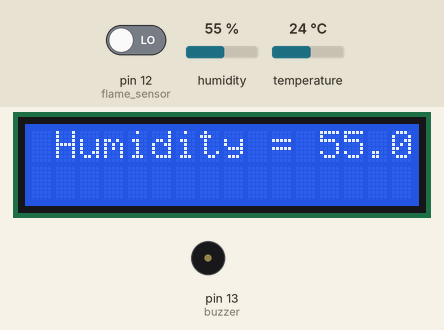
Recording of a sketch running on a simulated Arduino Mega 2560, built with avr-gcc and run on an emulated ATmega2560. Parts: 16×2 character LCD, buzzer (waves = sounding, pin HIGH). Inputs (shaded band) come from the test bench; at power-on: humidity 55 %, pin 12 (flame_sensor) LOW, temperature 24 °C. The RemoteXY app is connected.

Above: at 2.6 s.
2.7 s: humidity set to 22 %
At 5.3 s:
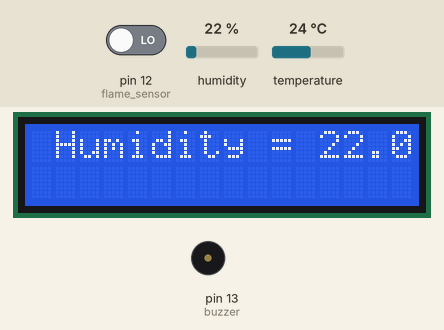
5.8 s: humidity set to 40 %
At 7.2 s:
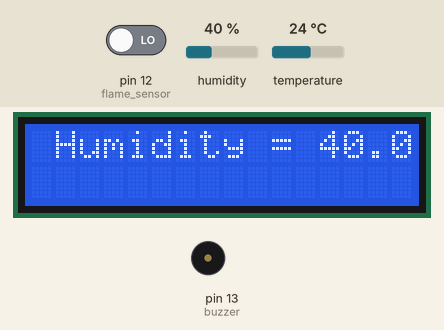
8.9 s: humidity set to 68 %
At 11.1 s:
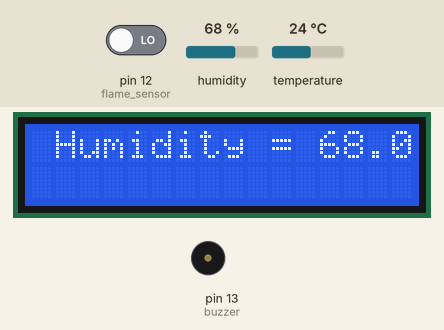
Timing chart, 0 to 12.6 s (numbered marks = the images above; inputs shaded):
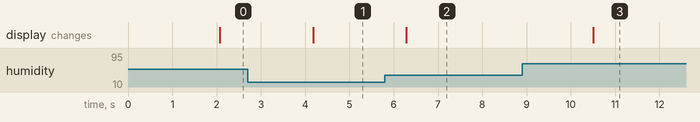

Measured:
- after the input at 2.7 s, the display: changes after 1.5 s (image 1)
- after the input at 5.8 s, the display: changes after 0.49 s (image 2)
- after the input at 8.9 s, the display: changes after 1.6 s (image 3)

The sketch:

RemoteXYcode.ino
```cpp
#define REMOTEXY_MODE__SOFTSERIAL
#include <SoftwareSerial.h>
#include <RemoteXY.h>

#define REMOTEXY_SERIAL_RX 11
#define REMOTEXY_SERIAL_TX 10
#define REMOTEXY_SERIAL_SPEED 9600

#pragma pack(push, 1)
// RemoteXY GUI configuration
uint8_t RemoteXY_CONF[] = {
  255,0,0,44,0,98,0,8,43,0,
  129,0,12,6,35,6,17,70,108,97,
  109,101,0,67,4,60,7,20,5,2,
  26,11,129,0,12,19,18,6,17,71,
  97,115,0,67,4,60,19,20,5,2,
  26,11,129,0,11,33,18,6,17,84,
  101,109,112,101,114,97,116,117,114,101,
  0,67,4,60,33,20,5,2,26,11,
  67,4,59,49,20,5,2,26,11,129,
  0,11,49,18,6,17,72,117,109,105,
  100,105,116,121,0
};

// RemoteXY variables structure
struct {
  char text_1[11];
  char text_2[11];
  char text_3[11];
  char text_4[11];
  uint8_t connect_flag;
} RemoteXY;

#pragma pack(pop)

#include <LiquidCrystal.h>
#include <dht.h>

LiquidCrystal mlcd(8, 9, 4, 5, 6, 7);

#define dht_apin 2
#define DHT_max_temp 35
dht DHT;

int chk;
float hum;
float temp;
int buzzer = 13;
int flame_sensor = 12;
int flame_detected;
float sensor = A8;
float gas_value;
int sensorThres = 200;

void setup() {
  RemoteXY_Init();
  Serial.begin(9600);
  mlcd.begin(16, 2);
  pinMode(buzzer, OUTPUT);
  pinMode(flame_sensor, INPUT);
  pinMode(sensor, INPUT);
}

void loop() {
  RemoteXY_Handler();
  delay(2000);

  // Read temperature and humidity
  DHT.read22(dht_apin);
  mlcd.setCursor(0, 0);
  mlcd.print(" Humidity = ");
  mlcd.print(DHT.humidity);
  mlcd.setCursor(0, 1);
  delay(100);

  // Update RemoteXY fields
  dtostrf(flame_detected, 0, 1, RemoteXY.text_1);
  dtostrf(gas_value, 0, 1, RemoteXY.text_2);

  // Flame sensor state for RemoteXY display
  if (digitalRead(12) == HIGH) {
    strcpy(RemoteXY.text_1, "High");
  } else {
    strcpy(RemoteXY.text_1, "Low");
  }
}
```
